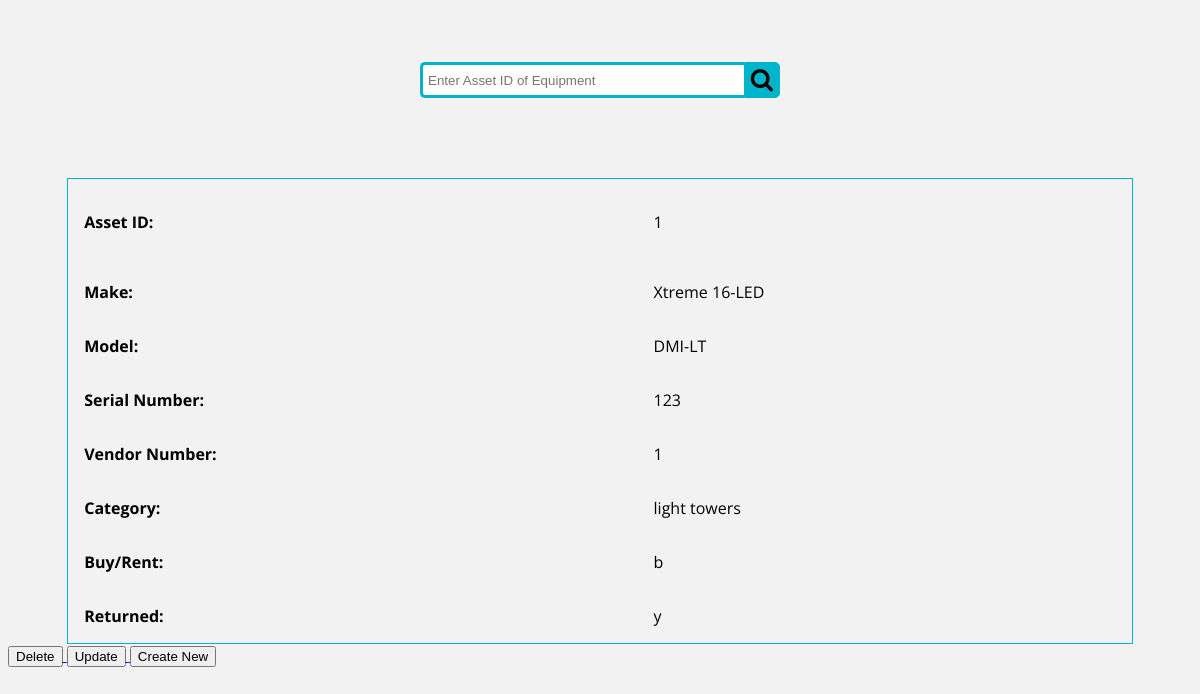
The page /rental/details/2/ on the database as committed earlier.
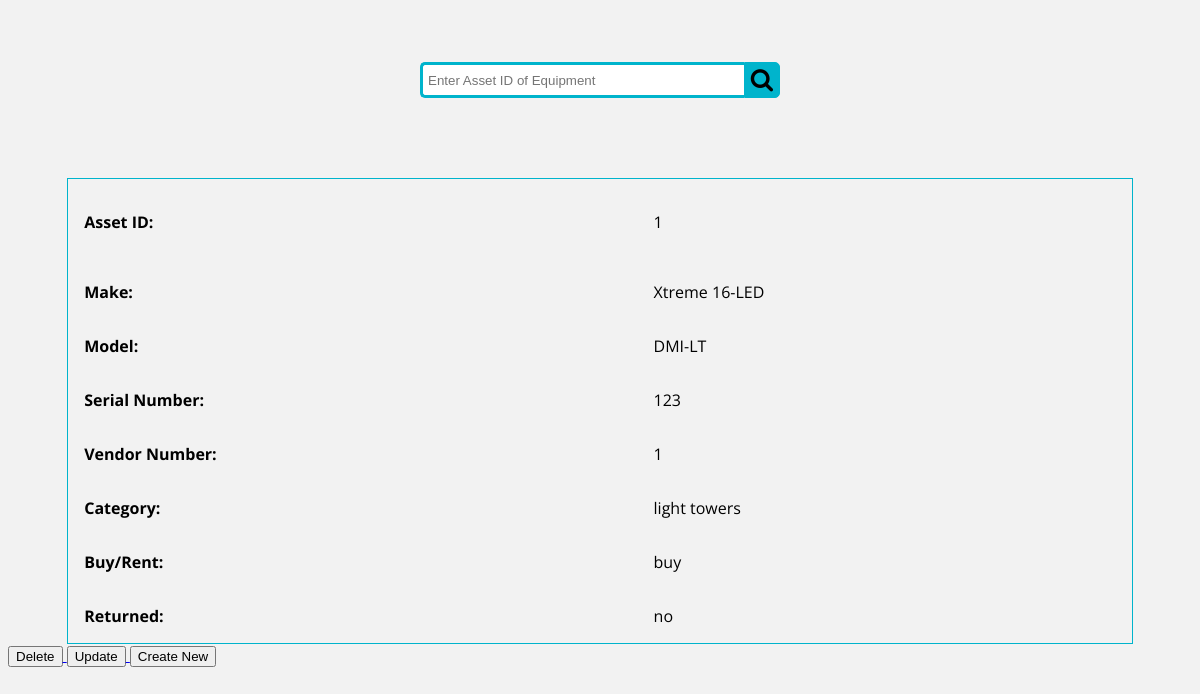
The same page on the database as committed later.
### rentalsite/models.py (models this page shows, shortened)
class Equipment(models.Model):
    assetid = models.CharField(max_length=200)
    make = models.CharField(max_length=200)
    model = models.CharField(max_length=200)
    serialnum = models.CharField(max_length=200)
    vendornum = models.CharField(max_length=200)
    category = models.CharField(max_length=255, choices=CATEGORY_CHOICES, default="Earth Moving")
    buyrent = models.CharField(max_length=4, choices=(('buy', 'Buy'), ('rent', 'Rent')), default='Buy')
    returned = models.CharField(max_length=3, choices=(('yes', 'YES'), ('no', 'NO')))

### rentalsite/views.py (the view)
# urls.py: path('details/<int:pk>/', views.ListDetail.as_view(), name='details'),
class ListDetail(DetailView):
    model = Equipment
    template_name = 'rentalsite/equipment_details.html'
    context_object_name = 'details'

### rentalsite/templates/rentalsite/equipment_details.html (shortened to what this page needs)
<!DOCTYPE html>
<html>
<link rel="stylesheet" href="https://cdnjs.cloudflare.com/ajax/libs/font-awesome/4.7.0/css/font-awesome.min.css">
<body>
<div class="wrap">
   <div class="search">
      <input type="text" class="searchTerm" placeholder="Enter Asset ID of Equipment">
      <button type="submit" class="searchButton">
        <i style= "font-size:24px" class="fa">&#xf002;</i>
     </button>
   </div>
</div>
<table class="center">
  <tr>
    <th scope="row">Asset ID:</th>
    <td><p>{{ details.assetid }}</p></td>
  </tr>
  <tr>
   <th scope="row">Make:</th>
    <td>{{ details.make }}</td>
  </tr>
  <tr>
    <th scope="row">Model:</th>
    <td>{{ details.model }}</td>
  </tr>
  <tr>
    <th scope="row">Serial Number:</th>
    <td>{{ details.serialnum }}</td>
  </tr>
      <tr>
    <th scope="row">Vendor Number:</th>
    <td>{{ details.vendornum }}</td>
  </tr>
      <tr>
    <th scope="row">Category:</th>
    <td>{{ details.category }}</td>
  </tr>
      <tr>
    <th scope="row">Buy/Rent:</th>
    <td>{{ details.buyrent }}</td>
  </tr>
      <tr>
    <th scope="row">Returned:</th>
    <td>{{ details.returned }}</td>
  </tr>
</table>
<a href="delete" >
    <input type="submit" value="Delete">
    </a>
<a href="update">
    <input type="submit" value="Update">
    </a>
<a href="http://127.0.0.1:8000/rental/create/">
    <input type="submit" value="Create New">
    </a>
    </body>
</html>

Rows that differ between the two databases and show on the page:
changed Equipment "Xtreme 16-LED": buyrent "b" → "buy"; returned "y" → "no"
